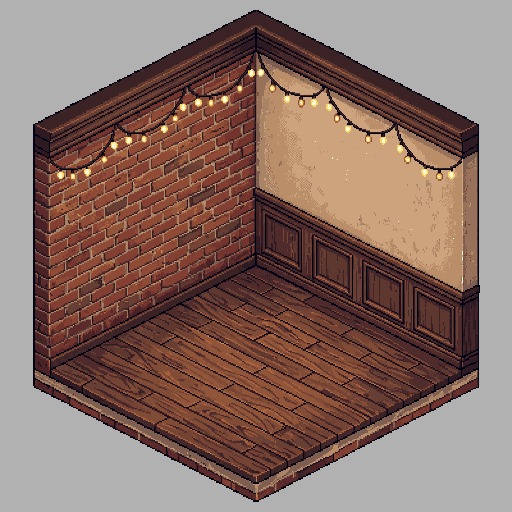
#> input picture e2e/pixel-art/salao/base.png, 512 x 512 px; the run also reads 1 picture not shown here
$ python casca16.py
#> lines starting #> are read from the running program, lines starting #| are printed output that depends on the picture; after the words box and inside, x2 and y2 are one past the last pixel; in counts of white or black regions, pixels touching at a corner belong together
# O SALÃO 16 × 16 (pedido dele, 15/10/2026: "imaginei o hall comunitário maior, algo como 4× o tamanho atual"). A casca
# (paredes, chão, a borda da frente e as luzinhas) sai da base 8 × 8 por código, sem gerar arte nova: na base o chão e as
# paredes são paralelogramos exatos (uma casa anda 27 px de lado e 14,25 px de altura), então cada pixel do salão grande
# vira um ponto do chão (u, v), de uma parede (casas ao longo dela, altura) ou da borda da frente (casas, profundidade),
# e esse ponto é buscado na base. Os cantos (o do fundo e as pontas) vêm da base como estão; o meio repete um trecho de
# 4 casas (4 casas = 108 px de lado e 57 de altura, inteiros: a repetição não borra). A noite usa a MESMA conta sobre a
# noite da base, e por isso as duas casam pixel a pixel.
#   python e2e/pixel-art/salao/casca16.py   → base16.png, noite16.png (1024 × 1024; o fundo do chão em (512, 253))
import os
import numpy as np
from PIL import Image

AQUI = os.path.dirname(os.path.abspath(__file__))
# A base 8 × 8 (e o salão grande): o canto do fundo, no chão, e a grade.
F0, N0 = (256.0, 253.0), 8
F1, N1, W1 = (512.0, 253.0), 16, 1024
CX, CY = 27.0, 14.25
PERIODO, CANTO = 4.0, 2.0  # o trecho que se repete, e quanto de cada ponta fica como está
ALTURA, BORDA = 270.0, 40.0  # até onde vão a parede (com a moldura de cima) e a borda da frente


def dobrar(a):
    """Casas no salão grande → casas na base: as primeiras e as últimas como estão, o meio repetindo."""
    a = np.asarray(a, float)
    meio = CANTO + np.mod(a - CANTO, PERIODO)
    return np.where(a <= CANTO, a, np.where(a >= N1 - CANTO, a - (N1 - N0), meio))


# onde o trecho recomeça (6 e 10). Em 14 NÃO há emenda: a ponta (a - 8) continua exatamente o trecho de 10 a 14, porque
# os 8 de diferença são dois períodos. A costura em 14 trocava de cópia à toa, trazia um pedaço deslocado de 4 casas e
# cortava o varal da ponta ao meio (relato dele, 17/10/2026: "no canto do salão está com falha na parede e lâmpadas").
SEAMS = [A for A in (CANTO + PERIODO * i for i in range(1, 4)) if A < N1 - CANTO]
FAIXA = 0.6  # meia largura, em casas, da faixa em que a costura procura o caminho


def costurar(coord, outra, cor, valido, px_por_casa):
    """A COSTURA (relato dele, 15/10/2026: "tem falhas no tijolo da parede"): no corte reto em cada recomeço do trecho,
    as fiadas do tijolo e o lambri davam um degrau. Na faixa da emenda há duas cópias possíveis de cada pixel (a do trecho
    que termina, a do que começa); a costura acha, linha a linha, o caminho onde as duas mais se parecem (com passos de no
    máximo um pixel entre linhas, como na costura de texturas) e troca de cópia ali. Não borra: cada pixel vem de uma cópia.
    coord: as casas ao longo do eixo da emenda (a, u ou v), por pixel; devolve as casas na base, já costuradas."""
    base = dobrar(coord)
    H, W = coord.shape
    for A in SEAMS:
        t = coord - A
        banda = valido & (np.abs(t) <= FAIXA)
        if not banda.any(): continue
        aL, aR = coord - (A - (CANTO + PERIODO)), coord - (A - CANTO)  # continua o trecho que termina / o que começa
        cL, cR = cor(aL, outra), cor(aR, outra)
        dif = np.abs(cL - cR).sum(2)
        nb = int(np.ceil(2 * FAIXA * px_por_casa)) + 1
        bins = np.clip(np.round((t + FAIXA) * px_por_casa).astype(int), 0, nb - 1)
        linhas = np.nonzero(banda.any(1))[0]
        custo = np.full((len(linhas), nb), 1e9)
        for i, y in enumerate(linhas):
            xs = np.nonzero(banda[y])[0]
            c = np.full(nb, 1e9)
            np.minimum.at(c, bins[y, xs], dif[y, xs])
            # bins vazios desta linha: o custo do vizinho (para o caminho poder passar)
            ok = c < 1e9
            if ok.any():
                idx = np.nonzero(ok)[0]
                c = np.interp(np.arange(nb), idx, c[idx])
            custo[i] = c
        # programação dinâmica de cima para baixo
        acum = custo.copy(); de = np.zeros_like(acum, dtype=int)
        for i in range(1, len(linhas)):
            if linhas[i] != linhas[i - 1] + 1: continue
            prev = acum[i - 1]
            cand = np.stack([np.roll(prev, 1), prev, np.roll(prev, -1)]); cand[0, 0] = cand[2, -1] = 1e12
            k = cand.argmin(0); acum[i] = custo[i] + cand[k, np.arange(nb)]; de[i] = np.arange(nb) + (k - 1)
        corte = np.zeros(len(linhas), int); corte[-1] = int(acum[-1].argmin())
        for i in range(len(linhas) - 1, 0, -1):
            corte[i - 1] = de[i, corte[i]] if linhas[i] == linhas[i - 1] + 1 else int(acum[i - 1].argmin())
        cortes = np.full(H, nb // 2); cortes[linhas] = corte
        usaL = banda & (bins < cortes[:, None])
        usaR = banda & ~usaL
        base = np.where(usaL, aL, np.where(usaR, aR, base))
    return base


# SEM O LAMBRI (pedido dele, 16/10/2026: "a janela e a porta estão nessa parte de madeira da parede. Talvez a parede fique
# melhor sem essa coisa de madeira?"): na base, a faixa de madeira da parede da esquerda (do rodapé, 18 px acima do chão,
# até o friso, que desce de ~68 px na ponta para ~58 px no canto, por causa da pintura) vira o tijolo de cima, buscado 4
# fiadas acima (46 px: o passo em que o tijolo mais se repete, medido) quantas vezes for preciso. O rodapé fica, RETO: a
# pintura o tinha torto como o friso, e os pés dos montantes do lambri apareciam em cima dele; cada coluna recebe o perfil
# de uma coluna limpa (x = 120), pela altura acima do chão.
RODAPE, PASSO, COLUNA_LIMPA = 19, 46, 120


def sem_lambri(src):
    out = src.copy()
    H = src.shape[0]
    ac = (F0[0] - COLUNA_LIMPA) / CX
    perfil = {hi: src[int(round(F0[1] + CY * ac - hi)), COLUNA_LIMPA].copy() for hi in range(-1, RODAPE)}
    for x in range(int(F0[0] - CX * N0) - 2, int(F0[0]) + 1):
        a = (F0[0] - x) / CX
        topo = 68 - (x - 80) * 0.062 + 5  # o friso e o brilho dele
        for y in range(H):
            h = F0[1] + CY * a - y
            if 0 <= h < RODAPE: out[y, x] = perfil[int(round(h))] if int(round(h)) < RODAPE else perfil[RODAPE - 1]
            elif RODAPE <= h < topo:
                k = int(np.ceil((topo - h) / PASSO)); yy = int(round(y - k * PASSO))
                if 0 <= yy < H: out[y, x] = src[yy, x]
    return out


def montar(fonte):
    src = sem_lambri(np.array(Image.open(fonte).convert('RGB')))
    fundo = src[0, 0].copy()
    ys, xs = np.mgrid[0:W1, 0:W1].astype(float)
    sx = np.full(xs.shape, -1.0); sy = np.full(xs.shape, -1.0)
    # 1) o chão
    s = (ys - F1[1]) / CY; d = (xs - F1[0]) / CX  # u + v e v - u
    u = (s - d) / 2; v = (s + d) / 2
    chao = (u >= 0) & (v >= 0) & (u <= N1) & (v <= N1)
    srcf = src.astype(float)
    def cor_chao(uu_, vv_):
        x = np.clip(np.round(F0[0] - CX * uu_ + CX * vv_).astype(int), 0, src.shape[1] - 1)
        y = np.clip(np.round(F0[1] + CY * (uu_ + vv_)).astype(int), 0, src.shape[0] - 1)
        return srcf[y, x]
    vv = dobrar(v)
    uu = costurar(u, vv, cor_chao, chao, 54)
    vv = costurar(v, uu, lambda a, b: cor_chao(b, a), chao, 54)
    sx = np.where(chao, F0[0] - CX * uu + CX * vv, sx); sy = np.where(chao, F0[1] + CY * (uu + vv), sy)
    # 2) as paredes (a da esquerda é v = 0; a da direita, u = 0): casas ao longo dela e altura acima do chão
    for lado in (-1, 1):
        a = (xs - F1[0]) * lado / CX
        h = F1[1] + CY * a - ys
        ok = ~chao & (sx < 0) & (a >= 0) & (a <= N1 + 0.4) & (h >= -1) & (h <= ALTURA) & ((xs - F1[0]) * lado >= 0)
        def cor_parede(a_, h_):
            x = np.clip(np.round(F0[0] - CX * a_).astype(int), 0, src.shape[1] - 1)
            y = np.clip(np.round(F0[1] + CY * a_ - h_).astype(int), 0, src.shape[0] - 1)
            return srcf[y, x]
        aa = costurar(np.minimum(a, N1), h, cor_parede, ok, 27) + np.maximum(0, a - N1)
        # AS DUAS PAREDES SÃO A DE TIJOLO (pedido dele, 15/10/2026: "o estilo das duas paredes é bem diferente"): a da
        # direita é a da esquerda espelhada, como no quarto sem janela (quarto/novo/quarto/janelas/sem-janela.py).
        sx = np.where(ok, F0[0] - CX * aa, sx); sy = np.where(ok, F0[1] + CY * aa - h, sy)
    # 3) a borda da frente, embaixo dos dois lados do chão que dão para quem olha
    for lado in (-1, 1):
        # do canto da ponta (u = N ou v = N) até a frente, andando na outra direção
        x0 = F1[0] + lado * CX * N1  # a ponta (esquerda ou direita)
        b = (xs - x0) * (-lado) / CX
        p = ys - (F1[1] + CY * N1 + CY * b)
        ok = (sx < 0) & (b >= -0.4) & (b <= N1 + 0.4) & (p > 0) & (p <= BORDA)
        bb = dobrar(np.clip(b, 0, N1)) + np.minimum(0, b) + np.maximum(0, b - N1)
        xs0 = F0[0] + lado * CX * N0
        sx = np.where(ok, xs0 - lado * CX * bb, sx); sy = np.where(ok, F0[1] + CY * N0 + CY * bb + p, sy)
    out = np.empty((W1, W1, 3), np.uint8); out[:] = fundo
    tem = sx >= 0
    ix = np.clip(np.round(sx).astype(int), 0, src.shape[1] - 1); iy = np.clip(np.round(sy).astype(int), 0, src.shape[0] - 1)
    out[tem] = src[iy[tem], ix[tem]]
    # OS FUROS (relato de 15/10/2026, "de noite tem vários pontos brancos"): perto das bordas e das costuras, alguns
    # pixels iam buscar a cor fora do desenho da base e traziam o cinza do fundo para dentro da parede. Viram a média dos
    # vizinhos que são sala.
    furo = tem & (np.abs(out.astype(int) - fundo.astype(int)).max(2) < 4)
    for _ in range(6):
        if not furo.any(): break
        soma = np.zeros(out.shape, float); n = np.zeros(out.shape[:2], float)
        bom = tem & ~furo
        for dy, dx in ((1, 0), (-1, 0), (0, 1), (0, -1), (1, 1), (-1, -1), (1, -1), (-1, 1)):
            b = np.roll(np.roll(bom, dy, 0), dx, 1); c = np.roll(np.roll(out, dy, 0), dx, 1)
            soma += c * b[..., None]; n += b
        pode = furo & (n >= 2)
        out[pode] = (soma[pode] / n[pode][:, None]).astype(np.uint8)
        furo = furo & ~pode
    print('furos que sobraram:', int(furo.sum()))
    return out


# A BORDA PRETA DE CIMA (relato de 15/10/2026: "em cima tem essas bordas pretas, pode remover?"): o contorno escuro do alto
# das paredes, com uns 6 px e serrilhado pela amostragem, com pontinhos azulados. Em cada coluna, os pixels escuros do topo
# (até 10, até chegar na madeira) viram fundo, medidos no dia e tirados também da noite (de noite tudo é escuro).
dia = montar(os.path.join(AQUI, 'base.png')); noite = montar(os.path.join(AQUI, 'noite.png'))
#> in sem_lambri, `perfil = {hi: src[int(round(F0[1] + CY * ac - hi)), COLUNA_LIMPA].copy..`: perfil = 20 items
#> after the loop in sem_lambri, `for x in range(int(F0[0] - CX * N0) - 2, int(F0[0]) + 1):`:
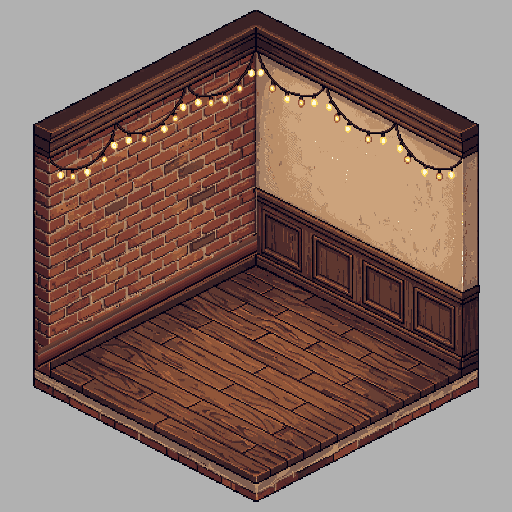
#> out: shape (512, 512, 3); mean R, G, B 136.6, 110.4, 101.7
#> in montar, `fundo = src[0, 0].copy()`: fundo = [177, 177, 177]
#> after the loop in costurar, `for A in SEAMS:`:
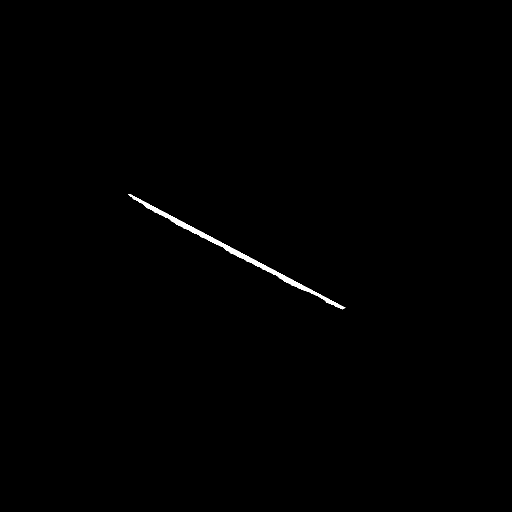
#> usaL: shape (1024, 1024) bool (shown at 1/2 size); 0.38% white; 1 white region, box (x1, y1, x2, y2) and area: (257, 388, 691, 619) 4002
#> after the loop in costurar, `for A in SEAMS:`: usaR: shape (1024, 1024) bool; 1% white; 1 white region, box (x1, y1, x2, y2) and area: (226, 389, 684, 632) 10770
#> call 2 of costurar, with px_por_casa = 54
#> the loop in costurar (call 2), `for A in SEAMS:` made 2 passes
#> nb on passes 1 to 2: 66, 66
#> pass 1, in cor_chao (call 5), `x = np.clip(np.round(F0[0] - CX * uu_ + CX * vv_).astype(int), 0, src...`:
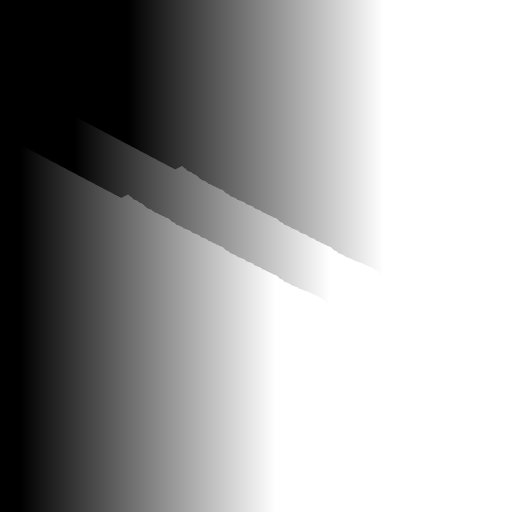
#> x: shape (1024, 1024) int64 (shown at 1/2 size); min 0, max 511, mean 319.2; drawn with min black and max white
#> after the loop in costurar (call 2), `for A in SEAMS:`:
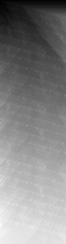
#> acum: shape (244, 66) float64; min 42, max 7567, mean 4003.6; drawn with min black and max white
#> after the loop in costurar (call 2), `for A in SEAMS:`:
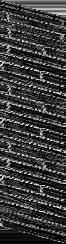
#> custo: shape (244, 66) float64; min 0, max 332, mean 75.8; drawn with min black and max white
#> after the loop in costurar (call 2), `for A in SEAMS:`: usaL: shape (1024, 1024) bool; 1.1% white; 1 white region, box (x1, y1, x2, y2) and area: (334, 388, 775, 628) 11374
#> after the loop in costurar (call 2), `for A in SEAMS:`: usaR: shape (1024, 1024) bool; 0.32% white; 1 white region, box (x1, y1, x2, y2) and area: (359, 392, 799, 632) 3398
#> in montar, `sx = np.where(chao, F0[0] - CX * uu + CX * vv, sx)`: chao: shape (1024, 1024) bool; 18.8% white; 1 white region, box (x1, y1, x2, y2) and area: (80, 253, 945, 710) 197017
#> after the loop in montar, `for lado in (-1, 1):`:
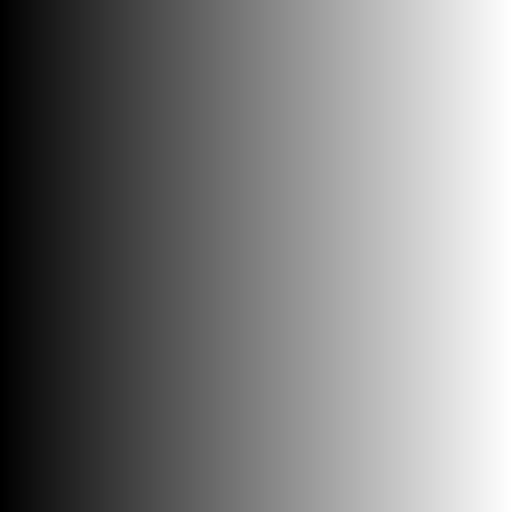
#> a: shape (1024, 1024) float64 (shown at 1/2 size); min -18.96, max 18.93, mean -0.0185; drawn with min black and max white
#> after the loop in montar, `for lado in (-1, 1):`: ok: shape (1024, 1024) bool; 11.4% white; 1 white region, box (x1, y1, x2, y2) and area: (513, 0, 955, 488) 119102
#> after the loop in montar, `for lado in (-1, 1):`:
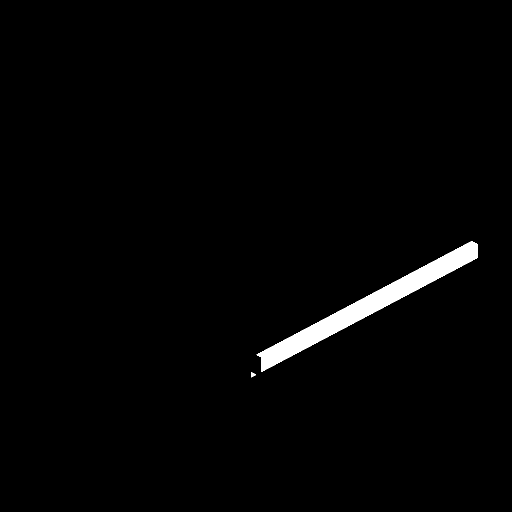
#> ok: shape (1024, 1024) bool (shown at 1/2 size); 1.7% white; 2 white regions, box (x1, y1, x2, y2) and area: (513, 482, 955, 744) 17269, (502, 744, 512, 755) 60
#| furos que sobraram: 26108
#> the loop in montar (call 2), `for lado in (-1, 1):` made 2 passes
#| furos que sobraram: 26108
fundo = dia[0, 0].copy()
#> fundo = [177, 177, 177]
for x in range(W1):
    tem = np.nonzero(np.abs(dia[:, x].astype(int) - fundo.astype(int)).max(1) >= 4)[0]
    if not len(tem) or tem[0] > 300: continue  # só o alto das paredes (a borda de baixo fica)
    y = tem[0]
    for _ in range(10):
        c = dia[y, x].astype(int)
        if c.sum() >= 80 and c[0] > c[2] + 8: break  # a madeira do acabamento (os pontinhos azulados também saem)
        dia[y, x] = fundo; noite[y, x] = fundo; y += 1
# e os calombos que sobram acima da linha (as pontas da moldura repetida): a borda de cima de cada coluna desce até a
# mediana das vizinhas
from scipy.ndimage import median_filter
topos = np.array([next(iter(np.nonzero(np.abs(dia[:, x].astype(int) - fundo.astype(int)).max(1) >= 4)[0]), W1) for x in range(W1)])
#> topos = 1024 values, max 1024 at index 0, min 10 at index 512, mean 247.6
alvo = median_filter(topos, size=15, mode='nearest')
#> alvo = 1024 values, max 1024 at index 0, min 13 at index 507, mean 247.7
for x in range(W1):
    if topos[x] < alvo[x] and alvo[x] <= 300:
        dia[topos[x]:alvo[x], x] = fundo; noite[topos[x]:alvo[x], x] = fundo
for img, saida in ((dia, 'base16.png'), (noite, 'noite16.png')):
    Image.fromarray(img).save(os.path.join(AQUI, saida))
    print(saida)
#> this loop made 2 passes
#> saida on passes 1 to 2: 'base16.png', 'noite16.png'
#| base16.png
#| noite16.png
